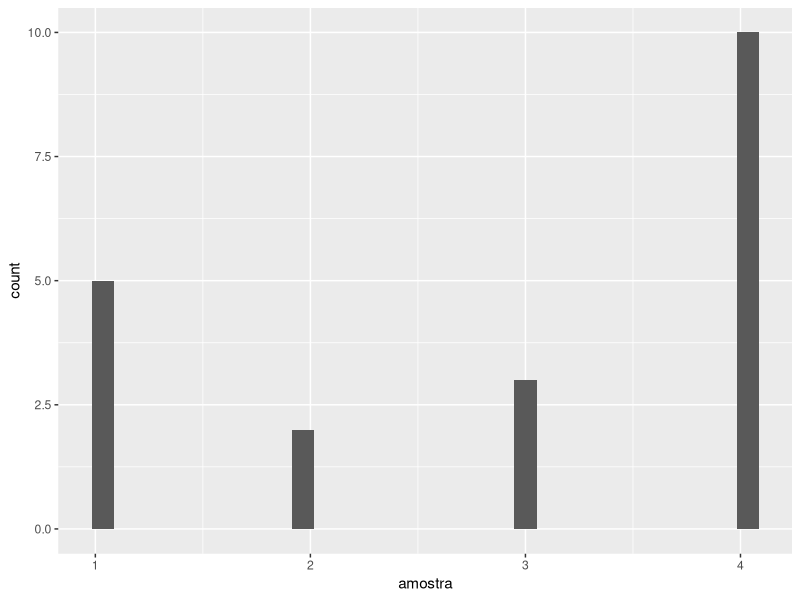
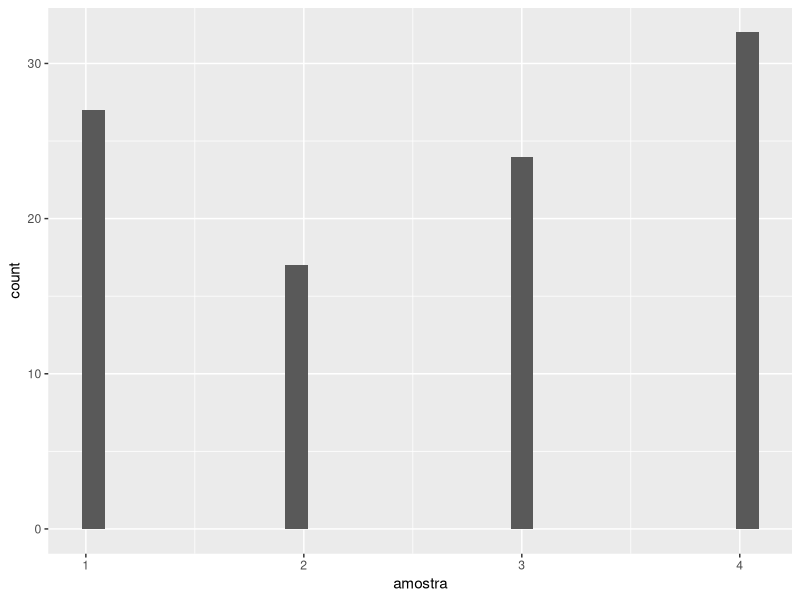
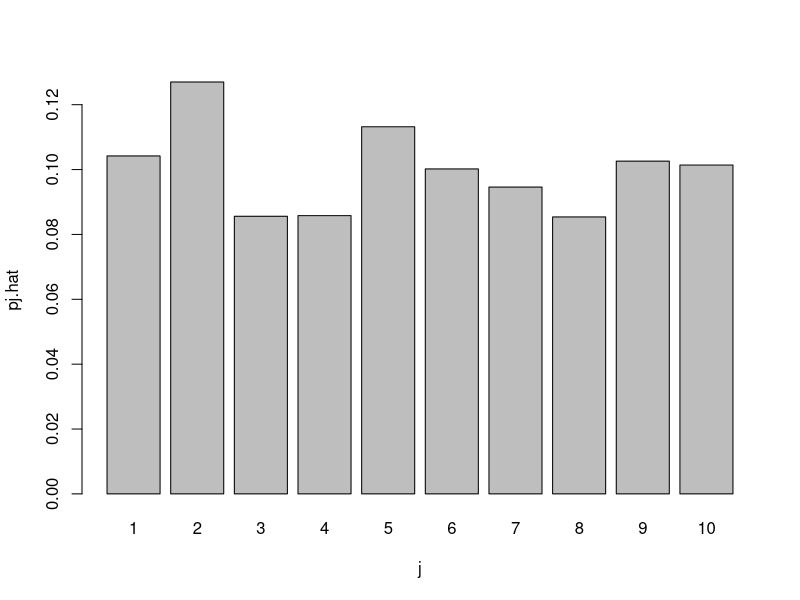
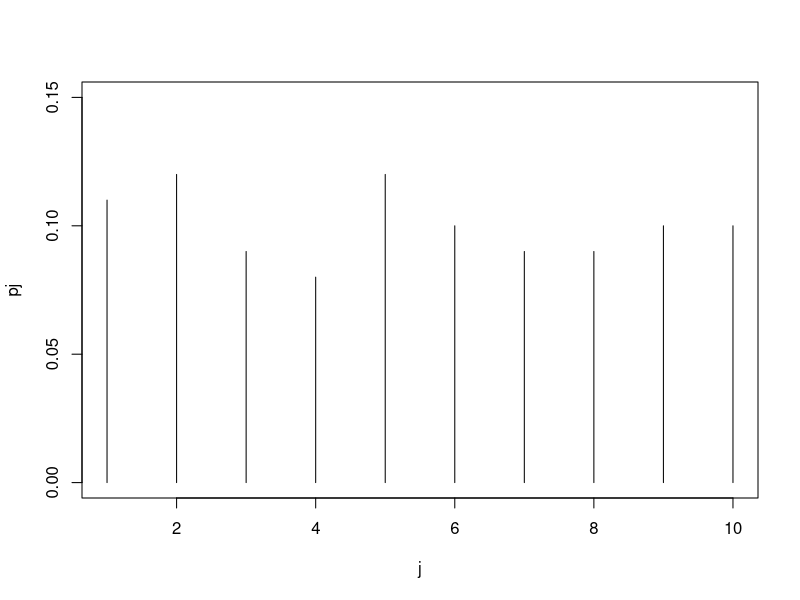

These figures' R source, in order:
## ---- chunk 1
tam     <- 20 
amostra <- NULL # Vetor de armazenamento
for(k in 1:tam){
    u <- runif(1,0,1)
    if(u <= 0.20) amostra[k] <- 1 # condição 1
    if((0.20 < u) & (u <= 0.35)) amostra[k] <- 2 # condição 2
    if((0.35 < u) & (u <= 0.60)) amostra[k] <- 3 # condição 3
    if(u > 0.60) amostra[k] <- 4 # condição 3
}
amostra
## ---- chunk 2
require(ggplot2)
 
dados <- data.frame(amostra) 
ggplot(dados,aes(x=amostra))+geom_histogram()
## ---- chunk 3
tam     <- 100 
amostra <- NULL # Vetor de armazenamento
for(k in 1:tam){
    u <- runif(1,0,1)
    if(u <= 0.20) amostra[k] <- 1 # condição 1
    if((0.20 < u) & (u <= 0.35)) amostra[k] <- 2 # condição 2
    if((0.35 < u) & (u <= 0.60)) amostra[k] <- 3 # condição 3
    if(u > 0.60) amostra[k] <- 4 # condição 3
}
dados <- data.frame(amostra) 
ggplot(dados,aes(x=amostra))+geom_histogram()

## ---- chunk 4
floor(4.9)
floor(6.2)
## ---- chunk 5
n <- 10
u <- runif(100,0,1)
amostra <- floor(n*u) + 1
table(amostra)
## ---- chunk 6
n <- 5000
p <- c(0.11,0.12,0.09,0.08,0.12,
       0.10,0.09,0.09,0.10,0.10)
amostra<- NULL
k <- 0
while(k <= n-1){
u.1 <- runif(1,0,1)
x <- floor(10*u.1) + 1
u.2 <- runif(1,0,1)
pass1 <- (10*p[x])/1.2
if (u.2 <= pass1){ 
  ((k <- k + 1) & (amostra[k] <- x))}
}
length(amostra)
table(amostra)
#amostra
freq.rel <- table(amostra)/n
#freq.rel

## ---- chunk 7
# Plota o gráfico de barras da amostra e a distribuição de Y
sup <- 1:10
barplot(freq.rel,xlab="j",ylab="pj.hat")
## ---- chunk 8
plot(sup,p,type="h",xlab="j",ylab="pj",ylim=c(0,0.15))
